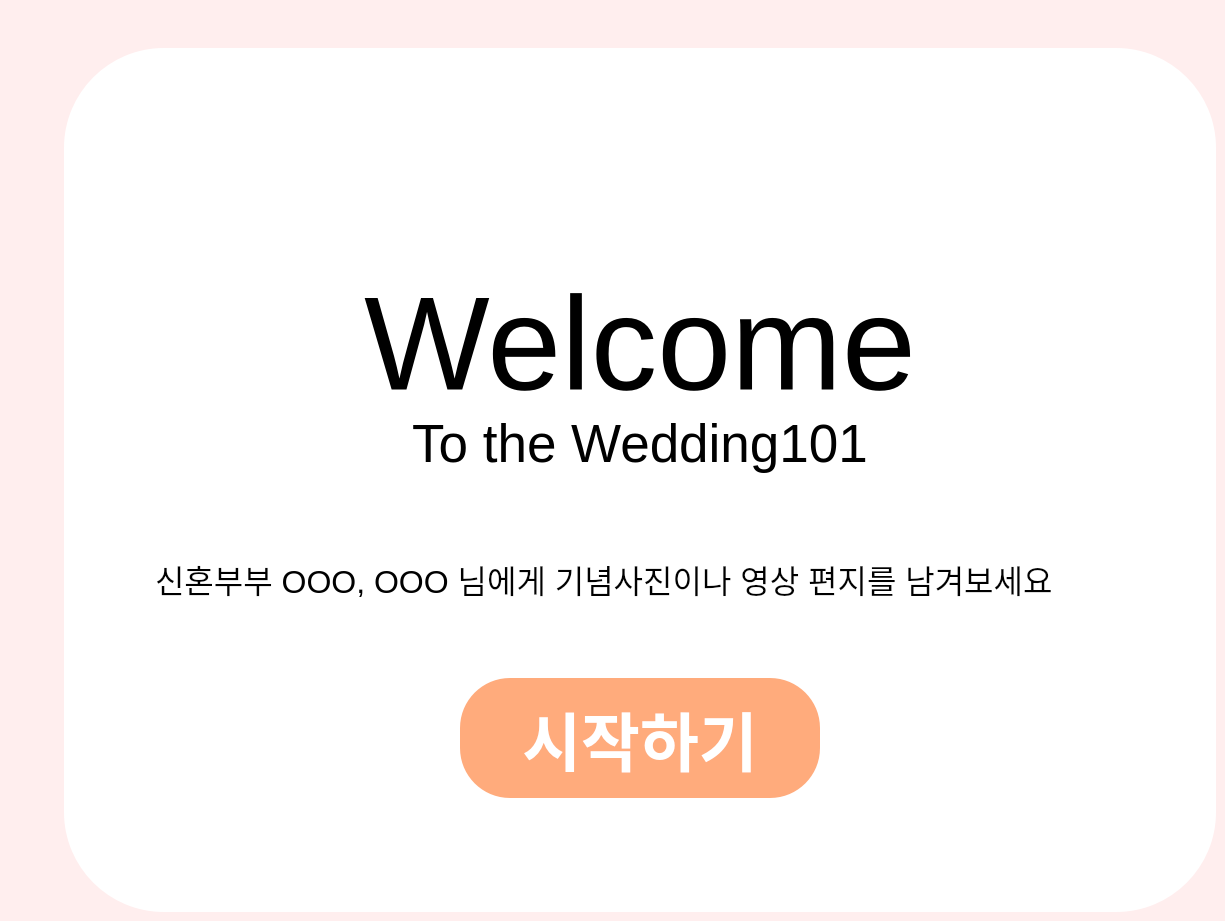
     <widget class="QWidget" name="home_page">
      <property name="styleSheet">
       <string notr="true">background:#FFEEEE;</string>
      </property>
      <widget class="QFrame" name="home_frame">
       <property name="geometry">
        <rect>
         <x>64</x>
         <y>48</y>
         <width>1152</width>
         <height>864</height>
        </rect>
       </property>
       <property name="styleSheet">
        <string notr="true">background:white;border-radius:100px;</string>
       </property>
       <property name="frameShape">
        <enum>QFrame::StyledPanel</enum>
       </property>
       <property name="frameShadow">
        <enum>QFrame::Raised</enum>
       </property>
       <widget class="QPushButton" name="home_next_button">
        <property name="geometry">
         <rect>
          <x>396</x>
          <y>630</y>
          <width>360</width>
          <height>120</height>
         </rect>
        </property>
        <property name="font">
         <font>
          <pointsize>48</pointsize>
          <bold>true</bold>
         </font>
        </property>
        <property name="styleSheet">
         <string notr="true">background: #FFAB7C;color: white;border-radius:50px;</string>
        </property>
        <property name="text">
         <string>시작하기</string>
        </property>
       </widget>
       <widget class="QLabel" name="home_background">
        <property name="geometry">
         <rect>
          <x>58</x>
          <y>90</y>
          <width>1036</width>
          <height>411</height>
         </rect>
        </property>
        <property name="font">
         <font>
          <pointsize>100</pointsize>
         </font>
        </property>
        <property name="styleSheet">
         <string notr="true"/>
        </property>
        <property name="text">
         <string>Welcome</string>
        </property>
        <property name="scaledContents">
         <bool>true</bool>
        </property>
        <property name="alignment">
         <set>Qt::AlignCenter</set>
        </property>
       </widget>
       <widget class="QLabel" name="home_text1">
        <property name="geometry">
         <rect>
          <x>336</x>
          <y>350</y>
          <width>480</width>
          <height>91</height>
         </rect>
        </property>
        <property name="font">
         <font>
          <pointsize>40</pointsize>
         </font>
        </property>
        <property name="text">
         <string>To the Wedding101</string>
        </property>
        <property name="alignment">
         <set>Qt::AlignCenter</set>
        </property>
       </widget>
       <widget class="QLabel" name="home_text2">
        <property name="geometry">
         <rect>
          <x>91</x>
          <y>500</y>
          <width>970</width>
          <height>61</height>
         </rect>
        </property>
        <property name="font">
         <font>
          <pointsize>24</pointsize>
         </font>
        </property>
        <property name="text">
         <string>신혼부부 OOO, OOO 님에게 기념사진이나 영상 편지를 남겨보세요</string>
        </property>
       </widget>
      </widget>
     </widget>
